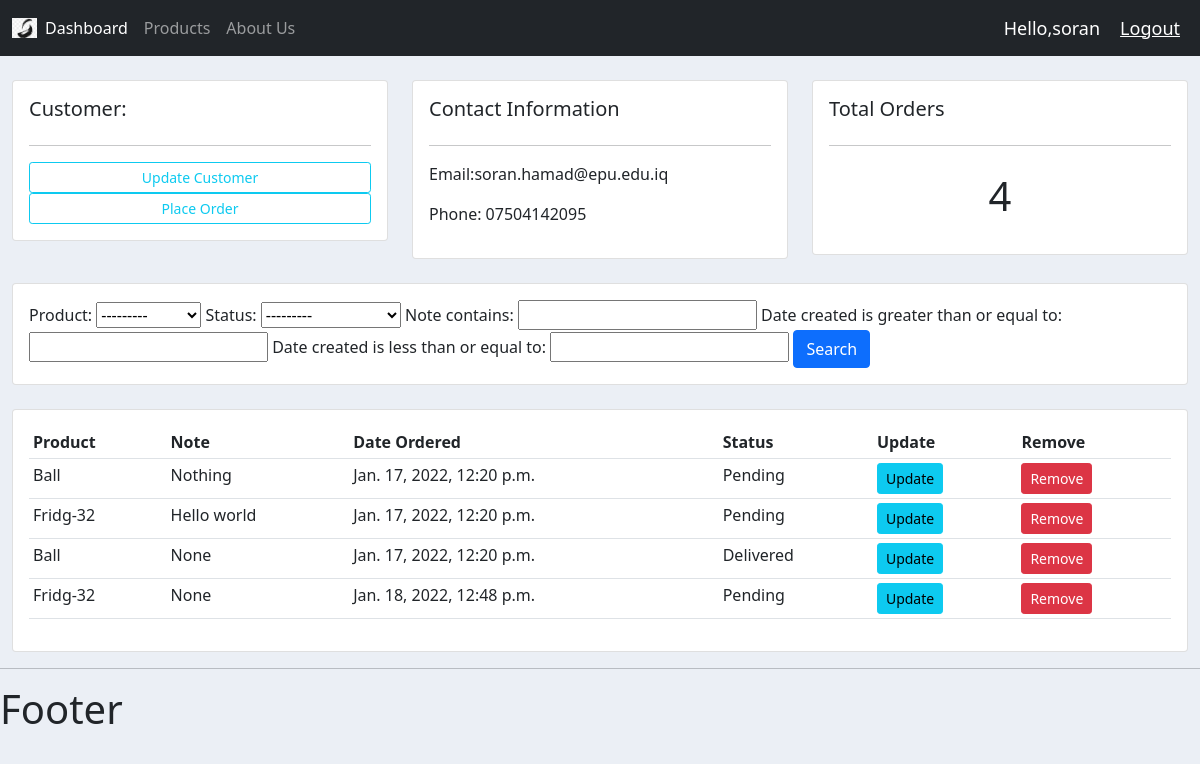
/customer/1/ (signed in), run on an earlier commit of the app's database.
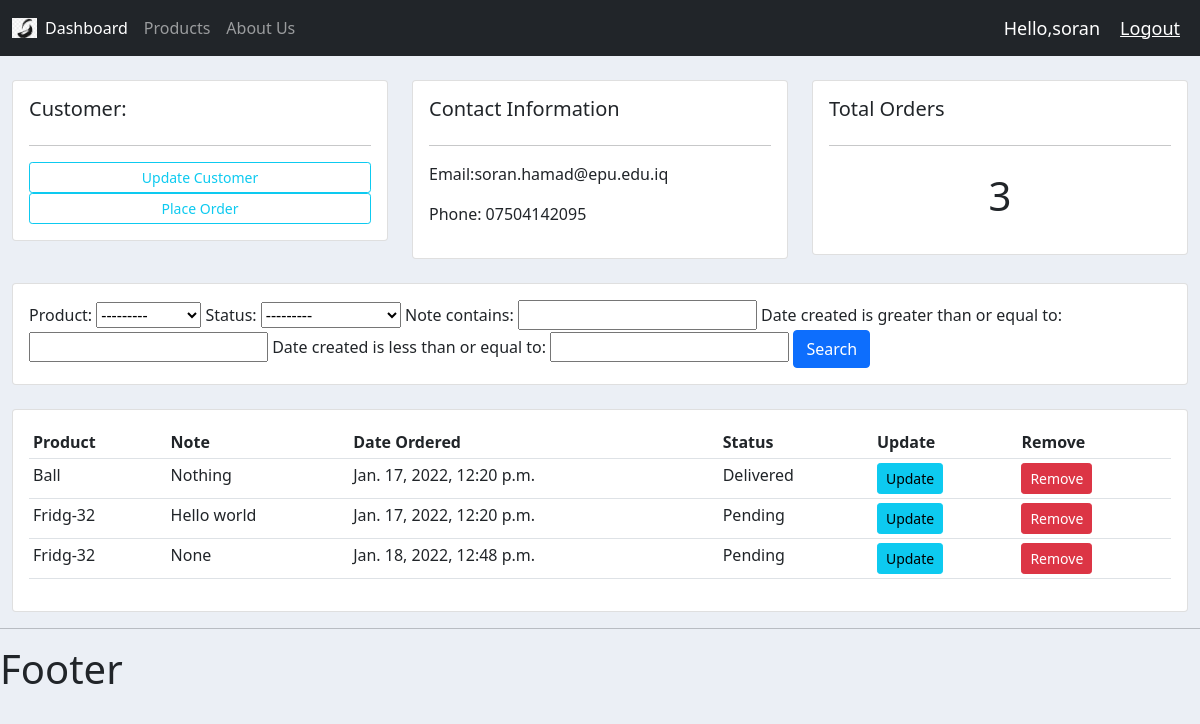
And on a later commit of the database.
### accounts/models.py (models this page shows, shortened)
class Order(models.Model):
    STATUS = (
        ('Pending', 'Pending'),
        ('Out for delivery', 'Out for delivery'),
        ('Delivered', 'Delivered')
    )
    customer = models.ForeignKey(Customer, null=True, on_delete=models.SET_NULL)
    product = models.ForeignKey(Product, null=True, on_delete=models.SET_NULL)
    date_created = models.DateTimeField(auto_now_add=True, null=True)
    status = models.CharField(max_length=200, null=True, choices=STATUS)
    note = models.CharField(max_length=1000, null=True)

class Product(models.Model):
    CATEGORY = (
        ('Indoor', 'Indoor'),
        ('Out Door', 'Out Door'),
    )
    name = models.CharField(max_length=200, null=True)
    price = models.FloatField(null=True)
    category = models.CharField(max_length=200, null=True, choices=CATEGORY)
    description = models.CharField(max_length=200, null=True, blank=True)
    date_created = models.DateTimeField(auto_now_add=True, null=True)
    tags = models.ManyToManyField(Tag)
    def __str__(self):
        return self.name

### accounts/views.py (the view)
# urls.py: path('customer/<str:pk_test>/', views.customer, name="customer"),
@login_required(login_url='login')
def customer(request, pk_test):
    customer = Customer.objects.get(id=pk_test)
    orders = customer.order_set.all()
    order_count = orders.count()
    myFiler = OrderFilter(request.GET, queryset=orders)
    orders = myFiler.qs
    context = {'customer': customer, 'orders': orders, 'order_count': order_count, 'myFilter': myFiler}
    return render(request, 'accounts/customer.html', context)

### accounts/templates/accounts/customer.html
{% extends 'accounts/main.html' %}
{% block content %}
    <br>
    <div class="row">
        <div class="col-md">
            <div class="card card-body">
                <h5>Customer:</h5>
                <hr>
                <a class="btn btn-outline-info  btn-sm btn-block" href="">Update Customer</a>
                <a class="btn btn-outline-info  btn-sm btn-block" href="{% url 'create_order' customer.id %}">Place
                    Order</a>
            </div>
        </div>
        <div class="col-md">
            <div class="card card-body">
                <h5>Contact Information</h5>
                <hr>
                <p>Email:{{ customer.email }} </p>
                <p>Phone: {{ customer.phone }}</p>
            </div>
        </div>
        <div class="col-md">
            <div class="card card-body">
                <h5>Total Orders</h5>
                <hr>
                <h1 style="text-align: center;padding: 10px">{{ order_count }}</h1>
            </div>
        </div>
    </div>
    <br>
    <div class="row">
        <div class="col">
            <div class="card card-body">
                <form method="get">
                    {{ myFilter.form }}
                    <button class="btn btn-primary" type="submit">Search</button>
                </form>
            </div>
        </div>
    </div>
    <br>
    <div class="row">
        <div class="col-md">
            <div class="card card-body">
                <table class="table table-sm">
                    <tr>
                        <th>Product</th>
                        <th>Note</th>
                        <th>Date Ordered</th>
                        <th>Status</th>
                        <th>Update</th>
                        <th>Remove</th>
                    </tr>
                    {% for order in orders %}
                        <tr>
                            <td> {{ order.product }}</td>
                            <td> {{ order.note }}</td>
                            <td> {{ order.date_created }}</td>
                            <td> {{ order.status }}</td>
                            <td><a class="btn btn-sm btn-info" href="{% url 'update_order' order.id %}">Update</a></td>
                            <td><a class="btn btn-sm btn-danger" href="{% url 'delete_order' order.id %}">Remove</a>
                            </td>
                        </tr>
                    {% endfor %}
                </table>
            </div>
        </div>
    </div>
{% endblock %}

What changed in the data, as far as the page shows it:
removed Order: product "Ball", note "None", date_created "Jan. 17, 2022, 12:20 p.m.", status "Delivered"
changed Order "Nothing": status "Pending" → "Delivered"
Also different on the page:
{{ order_count }}: "4" → "3"
